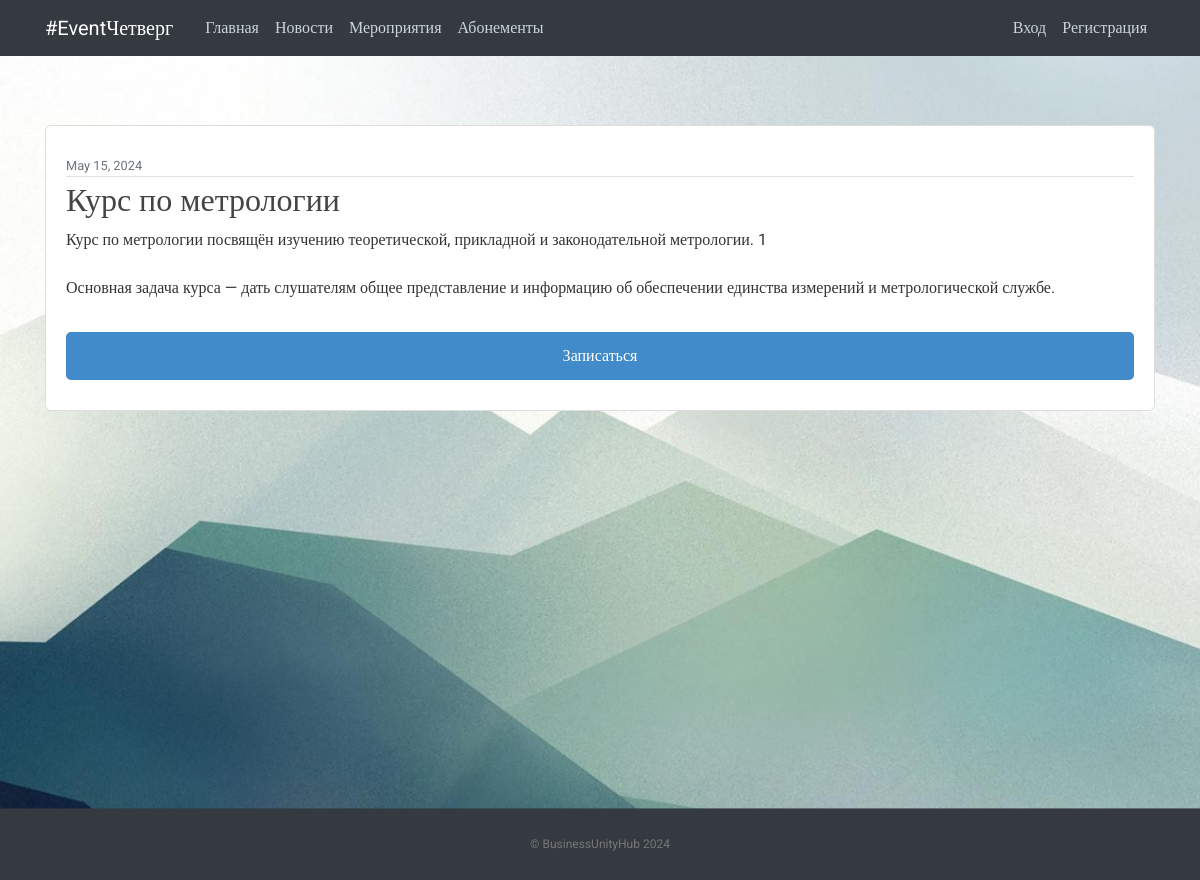
Page /events/ on the earlier database version.
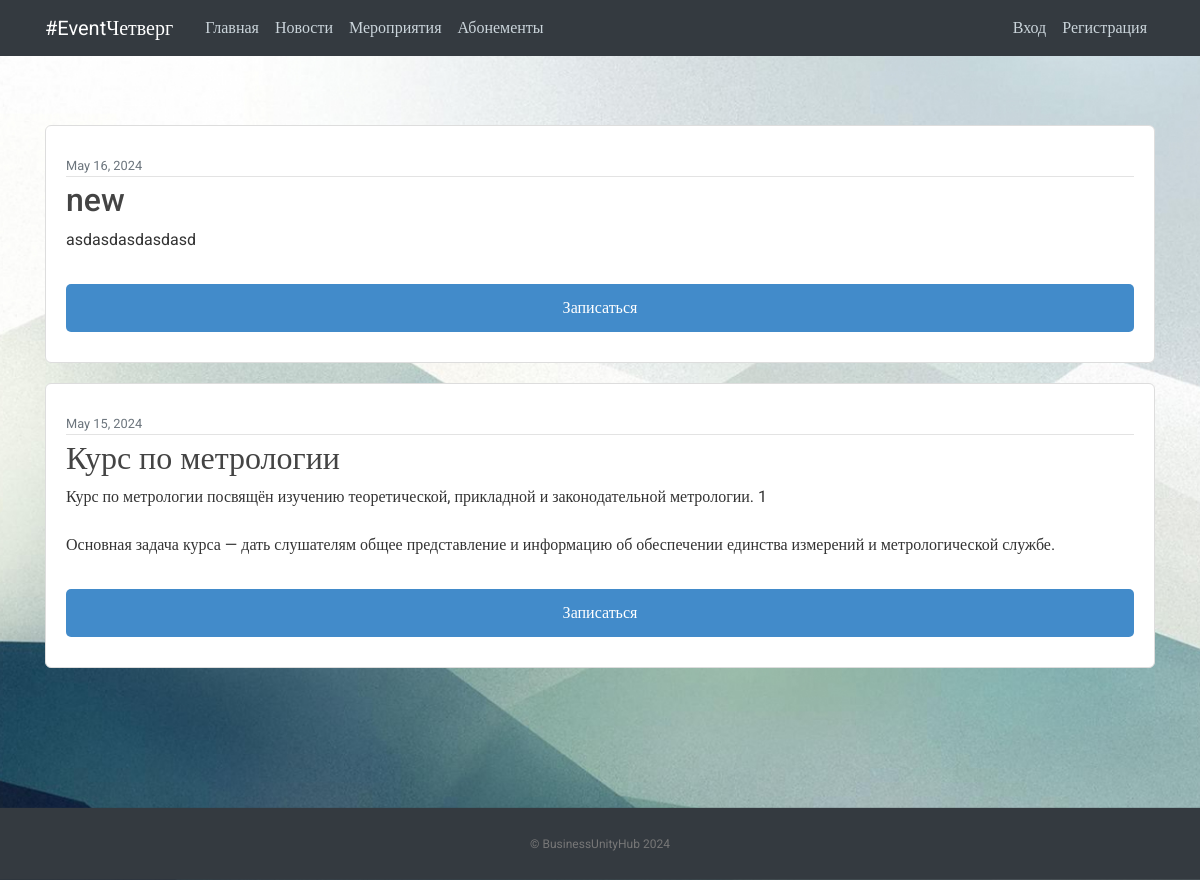
Same page on the later database version.
### vkr/models.py (models this page shows, shortened)
class Event (models.Model):
    title = models.CharField(max_length=100)
    content = models.TextField()
    date_posted = models.DateTimeField(default=timezone.now)
    is_active = models.BooleanField(default=True)
    event_date = models.DateTimeField(default=timezone.now)

### vkr/views.py (the view)
# urls.py: path('events/', EventListView.as_view(), name='vkr-events'),
class EventListView(ListView):
    model = Event
    template_name = 'vkr/events.html'
    context_object_name = 'events'
    ordering = ['-date_posted']

### vkr/templates/vkr/events.html (shortened to what this page needs)
{% extends "vkr/base.html" %}
{% block content %}
    {% for event in events %}
        <article class="media content-section">
            <div class="media-body">
                <div class="article-metadata">
                <small class="text-muted">{{ event.date_posted|date:"F d, Y" }}</small>
                </div>
                <h2>{{ event.title }}</h2>
                <p class="article-content">{{ event.content }}</p>
                <button class="type_button" onclick="ao({{ event.id }})">Записаться</button>
            </div>
        </article>
    {% endfor %}
{% endblock content %}

Differences in the rows shown:
added Event: date_posted "May 16, 2024", title "new", content "asdasdasdasdasd"
